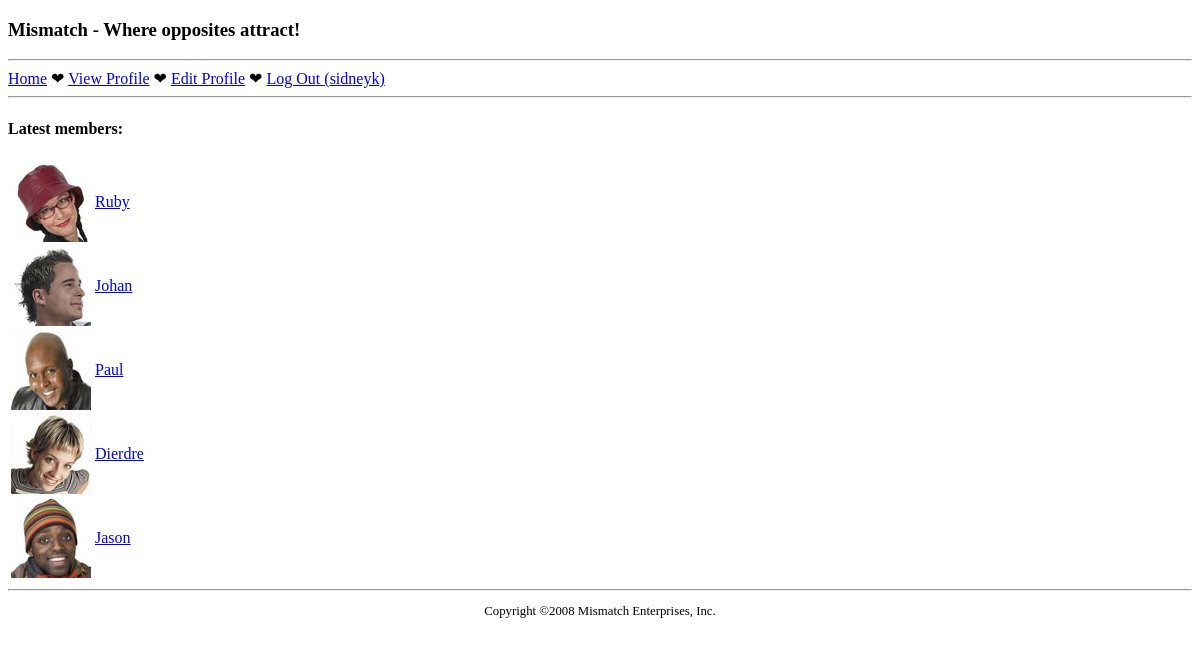
The page /WebProgrammingClass/mismatchfinal/index.php (signed in) on the database its author committed.
### tables this page shows
CREATE TABLE `mismatch_user` (
  `user_id` INT AUTO_INCREMENT,
  `username` VARCHAR(32),
  `password` VARCHAR(40),
  `join_date` DATETIME,
  `first_name` VARCHAR(32),
  `last_name` VARCHAR(32),
  `gender` VARCHAR(1),
  `birthdate` DATE,
  `city` VARCHAR(32),
  `state` VARCHAR(2),
  `picture` VARCHAR(32),
  PRIMARY KEY (`user_id`)
);

### WebProgrammingClass/mismatchfinal/index.php (the view, shortened to what this page needs)
<?php
  require_once('header.php');
  require_once('navmenu.php');
  $dbc = mysqli_connect(DB_HOST, DB_USER, DB_PASSWORD, DB_NAME);
  $query = "SELECT user_id, first_name, picture FROM mismatch_user WHERE first_name IS NOT NULL ORDER BY join_date DESC LIMIT 5";
  $data = mysqli_query($dbc, $query);
  echo '<h4>Latest members:</h4>';
  echo '<table>';
  while ($row = mysqli_fetch_array($data)) {
    if (is_file(MM_UPLOADPATH . $row['picture']) && filesize(MM_UPLOADPATH . $row['picture']) > 0) {
      echo '<tr><td><img src="' . MM_UPLOADPATH . $row['picture'] . '" alt="' . $row['first_name'] . '" /></td>';
    }
    else {
      echo '<tr><td><img src="' . MM_UPLOADPATH . 'nopic.jpg' . '" alt="' . $row['first_name'] . '" /></td>';
    }
    if (isset($_SESSION['user_id'])) {
      echo '<td><a href="viewprofile.php?user_id=' . $row['user_id'] . '">' . $row['first_name'] . '</a></td></tr>';
    }
    else {
      echo '<td>' . $row['first_name'] . '</td></tr>';
    }
  }
  echo '</table>';
?>
<?php
  require_once('footer.php');
?>

### rows shown on the page
mismatch_user: picture (picture), first_name "Ruby"
mismatch_user: picture (picture), first_name "Johan"
mismatch_user: picture (picture), first_name "Paul"
mismatch_user: picture (picture), first_name "Dierdre"
mismatch_user: picture (picture), first_name "Jason"

### other values the page prints
$page_title "Where opposites attract!"
$_SESSION['username'] "sidneyk"
